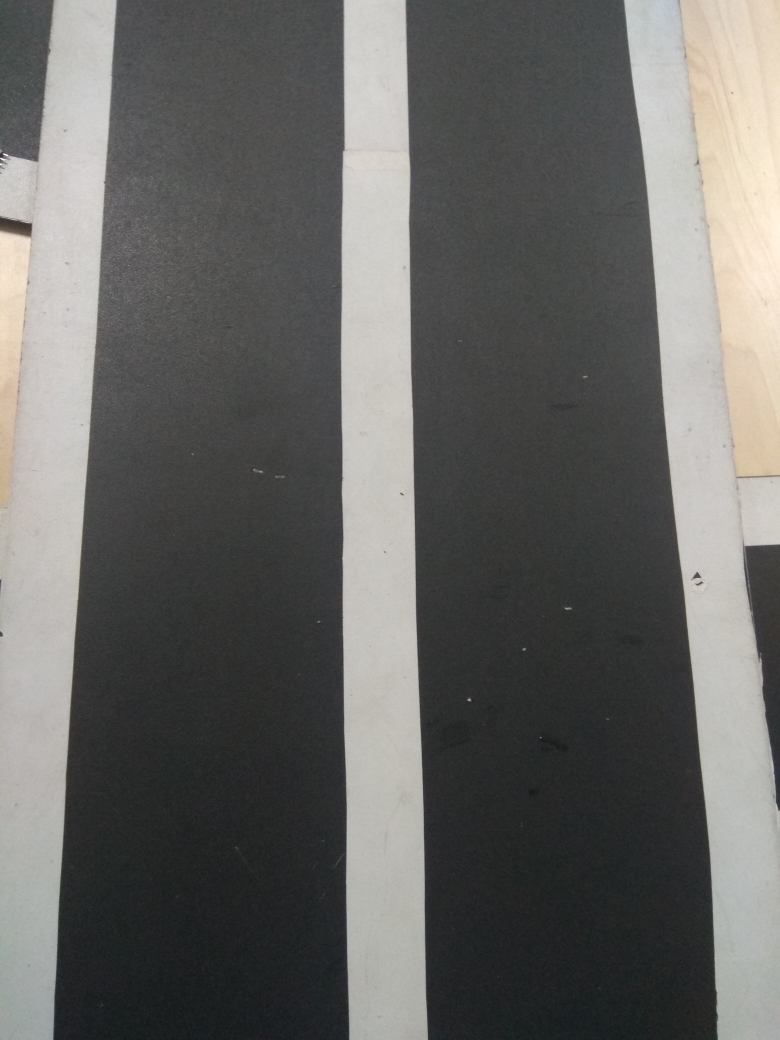
#> input picture TestData/autocar3/Line4.jpg, 3120 x 4160 px, found by its file name (shown at 1/4 size)
$ python DetectLine.py
#> lines starting #> are read from the running program, lines starting #| are printed output that depends on the picture; after the words box and inside, x2 and y2 are one past the last pixel; in counts of white or black regions, pixels touching at a corner belong together
import numpy as np
import cv2

def nothing(x):
    pass

# Create trackbar and init value
cv2.namedWindow('UpperHSV')
cv2.namedWindow('LowerHSV')
cv2.createTrackbar('UH', 'UpperHSV', 0, 179, nothing)
cv2.createTrackbar('US', 'UpperHSV', 0, 255, nothing)
cv2.createTrackbar('UV', 'UpperHSV', 0, 255, nothing)
cv2.createTrackbar('LH', 'LowerHSV', 0, 179, nothing)
cv2.createTrackbar('LS', 'LowerHSV', 0, 255, nothing)
cv2.createTrackbar('LV', 'LowerHSV', 0, 255, nothing)
# init value
cv2.setTrackbarPos('UH', 'UpperHSV', 179)
cv2.setTrackbarPos('US', 'UpperHSV', 23)
cv2.setTrackbarPos('UV', 'UpperHSV', 220)
cv2.setTrackbarPos('LH', 'LowerHSV', 0)
cv2.setTrackbarPos('LS', 'LowerHSV', 0)
cv2.setTrackbarPos('LV', 'LowerHSV', 110)
UH = cv2.getTrackbarPos('UH','UpperHSV')
US = cv2.getTrackbarPos('US','UpperHSV')
UV = cv2.getTrackbarPos('UV','UpperHSV')
LH = cv2.getTrackbarPos('LH','LowerHSV')
LS = cv2.getTrackbarPos('LS','LowerHSV')
LV = cv2.getTrackbarPos('LV','LowerHSV')


# Insert image
img = cv2.imread('Line4.jpg', 1)
#> img is the input picture: shape (4160, 3120, 3); mean B, G, R 99.8, 102.2, 102.7
# scale to 15%
scale_percent = 15
width = int(img.shape[1] * scale_percent / 100)
#> width = 468
height = int(img.shape[0] * scale_percent / 100)
#> height = 624
dim = (width, height)
#> dim = (468, 624)
small = cv2.resize(img, dim)
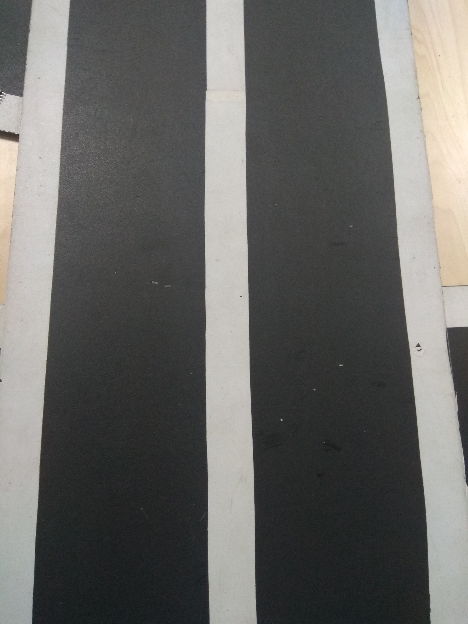
#> small: shape (624, 468, 3); mean B, G, R 99.8, 102.2, 102.6


blur = cv2.bilateralFilter(small,9,75,75)
cv2.imshow('blur', blur)
# convert image to hsv
hsv = cv2.cvtColor(blur, cv2.COLOR_BGR2HSV)
#> hsv: shape (624, 468, 3); mean H, S, V 51.6, 11.7, 103.9


while True:
    # adjust trackbar
    UH = cv2.getTrackbarPos('UH','UpperHSV')
    US = cv2.getTrackbarPos('US','UpperHSV')
    UV = cv2.getTrackbarPos('UV','UpperHSV')
    LH = cv2.getTrackbarPos('LH','LowerHSV')
    LS = cv2.getTrackbarPos('LS','LowerHSV')
    LV = cv2.getTrackbarPos('LV','LowerHSV')

    # define range of color in HSV
    lower_HSV = np.array([LH,LS,LV])
    upper_HSV = np.array([UH,US,UV])

    # convert to binary image
    mask = cv2.inRange(hsv, lower_HSV, upper_HSV)
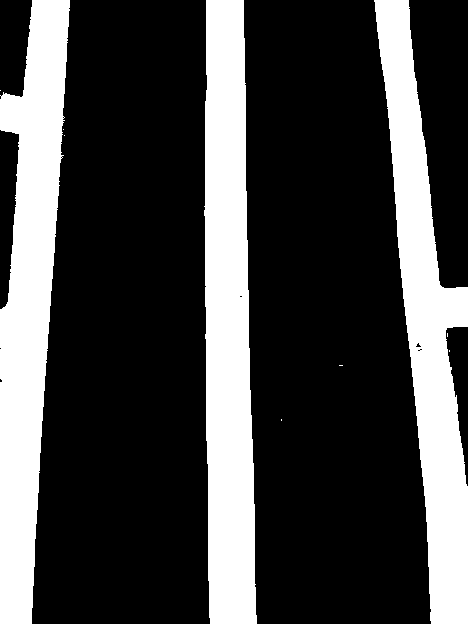
#> mask: shape (624, 468); 26.7% white; 10 white regions (7 under 20 px), largest, box (x1, y1, x2, y2) and area: (204, 0, 257, 624) 27029, (0, 0, 70, 624) 26387, (374, 0, 468, 624) 24538


    lines = cv2.HoughLines(mask,1,np.pi/150,200)
#> lines = 284 rows, first 8: [-371, 2.99], [-384, 3.02], [-375, 3.02], [58, 0.0838], [60, 0.0838], [62, 0.0838], [64, 0.0838], [-380, 3.02]

    for rho,theta in lines[0]:
        a = np.cos(theta)
        b = np.sin(theta)
        x0 = a*rho
        y0 = b*rho
        x1 = int(x0 + 1000*(-b))
        y1 = int(y0 + 1000*(a))
        x2 = int(x0 - 1000*(-b))
        y2 = int(y0 - 1000*(a))

        cv2.line(small,(x1,y1),(x2,y2),(0,0,255),2)
#> this loop made 1 pass
#> (rho, theta, a, b, x0, y0, x1, y1) on pass 1: (-371, 2.99, -0.989, 0.146, 367, -54.2, 220, -1043)
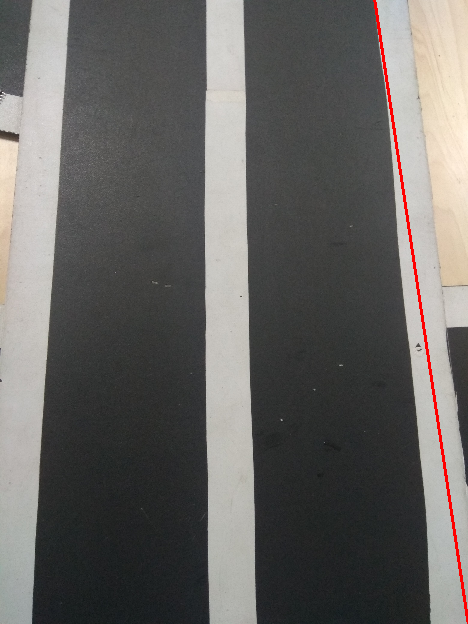
#> small: shape (624, 468, 3); 0.64% of pixels changed, all inside (x1, y1, x2, y2) = (373, 0, 468, 624)

    cv2.imwrite('houghlines3.jpg',small)


    # show image
    cv2.imshow('hsv', small)

    # if "ESC" is pressed then exit
    key = cv2.waitKey(10) & 0xff
#> (key Esc is pressed here)
    if key == 27:
        break;

cv2.destroyAllWindows()

$ run again, with TestData/autocar3/Line1.jpg copied over TestData/autocar3/Line4.jpg
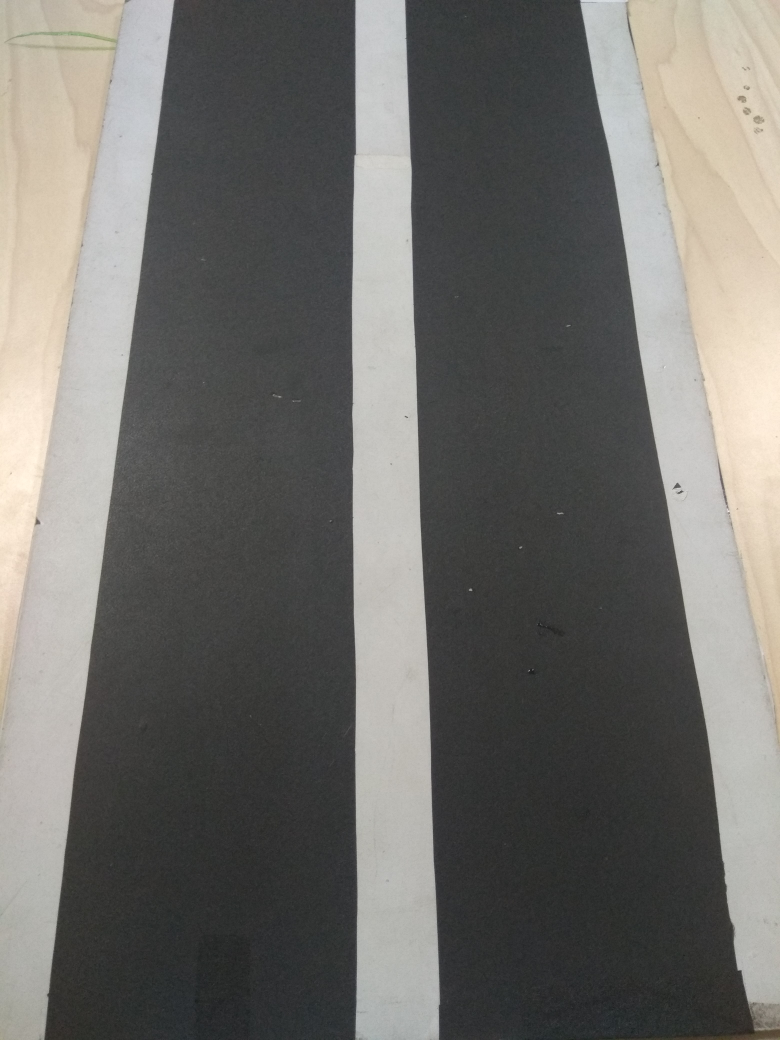
#> input picture TestData/autocar3/Line1.jpg, 3120 x 4160 px, found by its file name (shown at 1/4 size)
#> img is the input picture: shape (4160, 3120, 3); mean B, G, R 106.9, 110.7, 112.1
#> hsv: shape (624, 468, 3); mean H, S, V 49.5, 12.6, 113.2
#> `mask = cv2.inRange(hsv, lower_HSV, upper_HSV)`:
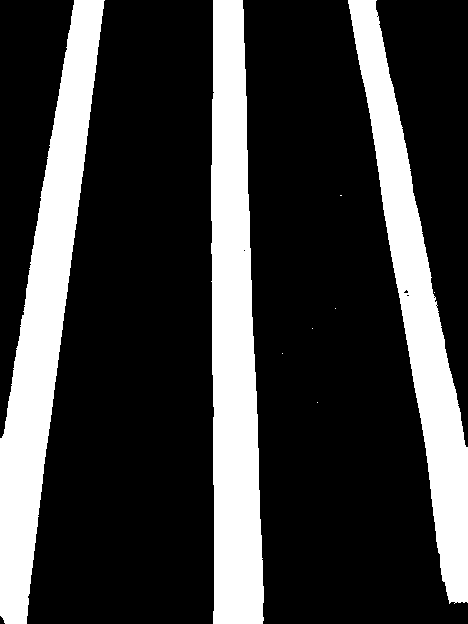
#> mask: shape (624, 468); 23.8% white; 9 white regions (6 under 20 px), largest, box (x1, y1, x2, y2) and area: (211, 0, 264, 624) 25392, (0, 0, 105, 624) 23791, (348, 0, 468, 604) 20262
#> lines = 174 rows, first 8: [96, 0.147], [101, 0.147], [98, 0.147], [86, 0.126], [90, 0.126], [94, 0.126], [75, 0.0838], [77, 0.0838]
#> the loop `for rho,theta in lines[0]:` made 1 pass
#> (rho, theta, a, b, x0, y0, x1, y1) on pass 1: (96, 0.147, 0.989, 0.146, 94.97, 14.02, -51, 1003)
#> after the loop `for rho,theta in lines[0]:`:
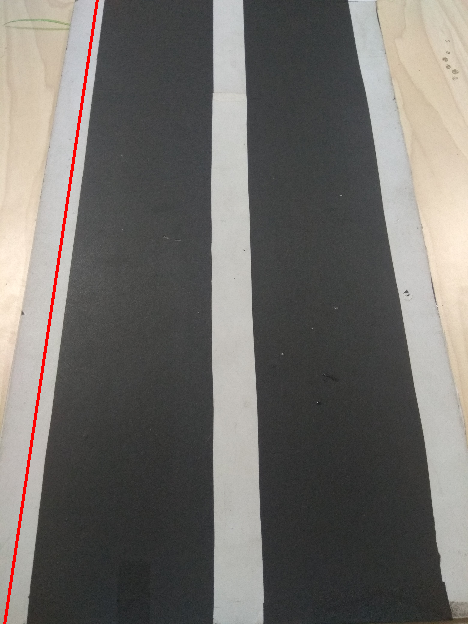
#> small: shape (624, 468, 3); mean B, G, R 105.6, 109.4, 112.5

$ run again, with TestData/autocar3/Line3.jpg copied over TestData/autocar3/Line4.jpg
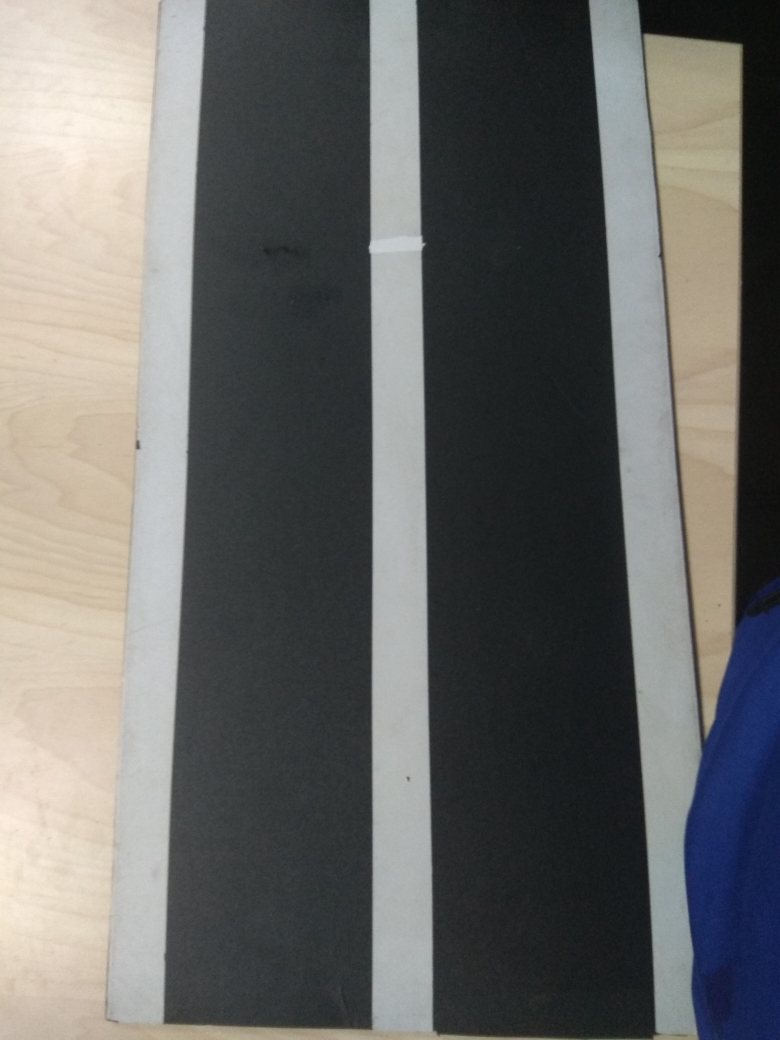
#> input picture TestData/autocar3/Line3.jpg, 3120 x 4160 px, found by its file name (shown at 1/4 size)
#> img is the input picture: shape (4160, 3120, 3); mean B, G, R 102.8, 104.7, 104.5
#> hsv: shape (624, 468, 3); mean H, S, V 74.7, 35.2, 110.7
#> `mask = cv2.inRange(hsv, lower_HSV, upper_HSV)`:
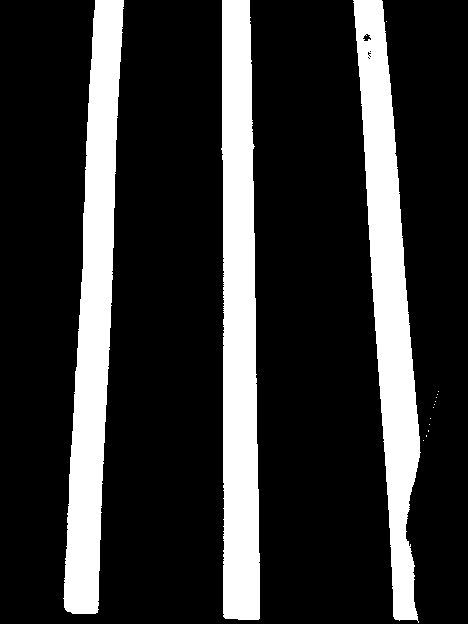
#> mask: shape (624, 468); 20% white; 15 white regions (12 under 20 px), largest, box (x1, y1, x2, y2) and area: (221, 0, 260, 620) 20207, (63, 0, 124, 614) 19380, (353, 0, 421, 623) 18718
#> lines = 139 rows, first 8: [-354, 3.06], [-356, 3.06], [-352, 3.06], [-373, 3.1], [-229, 3.1], [-358, 3.06], [-370, 3.08], [-368, 3.08]
#> the loop `for rho,theta in lines[0]:` made 1 pass
#> (rho, theta, a, b, x0, y0, x1, y1) on pass 1: (-354, 3.06, -0.996, 0.0837, 352.8, -29.62, 269, -1026)
#> after the loop `for rho,theta in lines[0]:`:
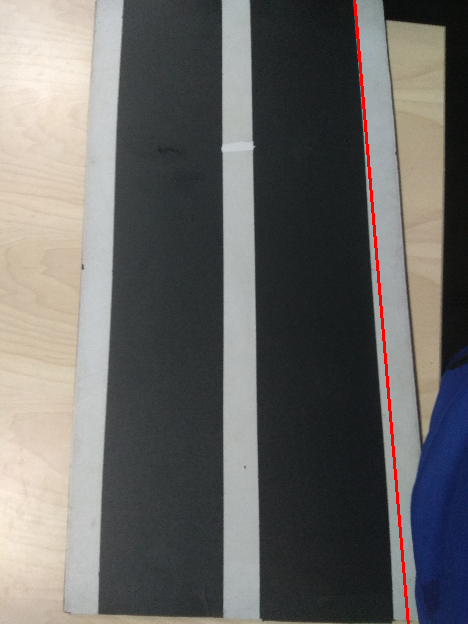
#> small: shape (624, 468, 3); mean B, G, R 101.7, 103.6, 105.1
